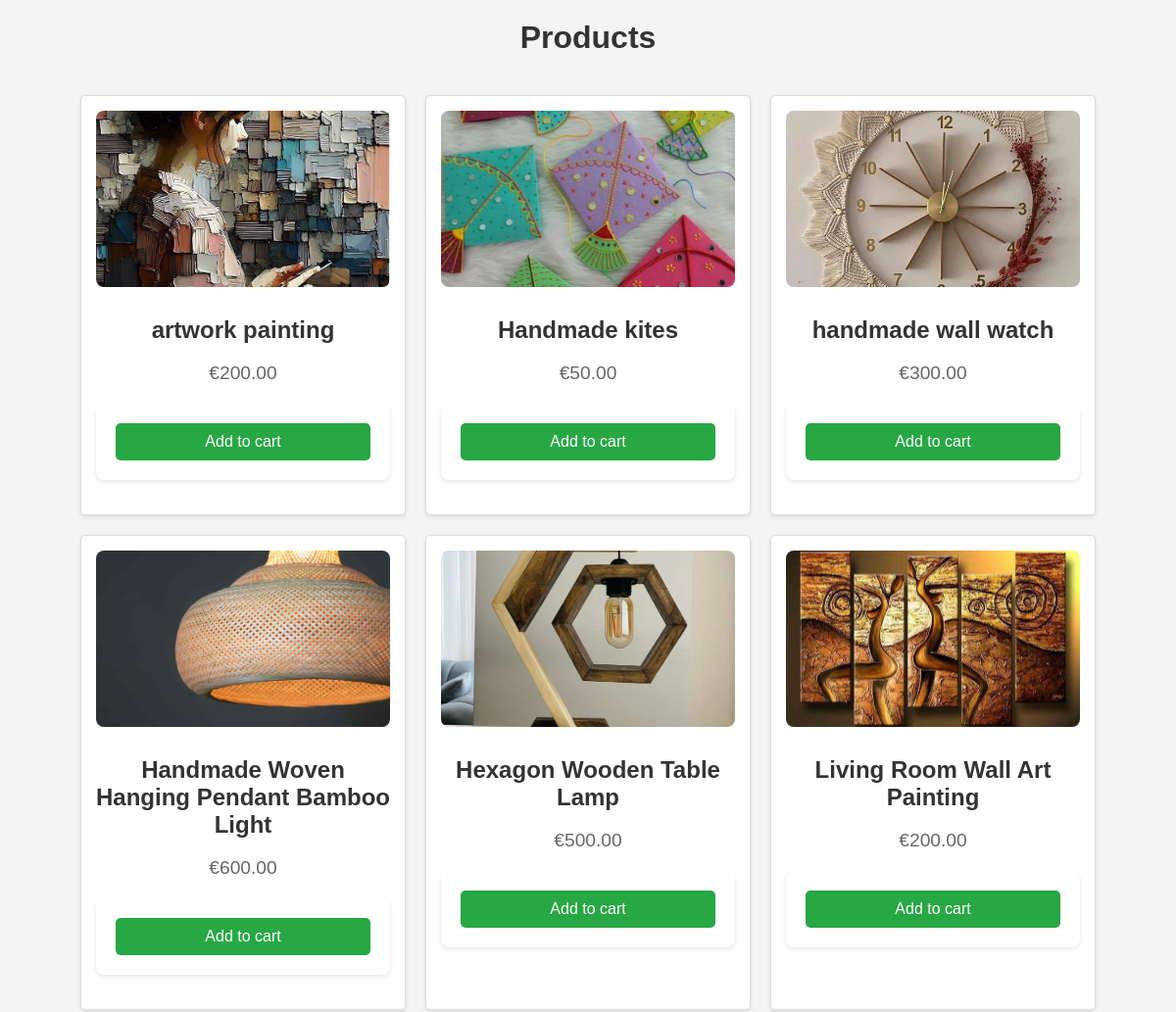
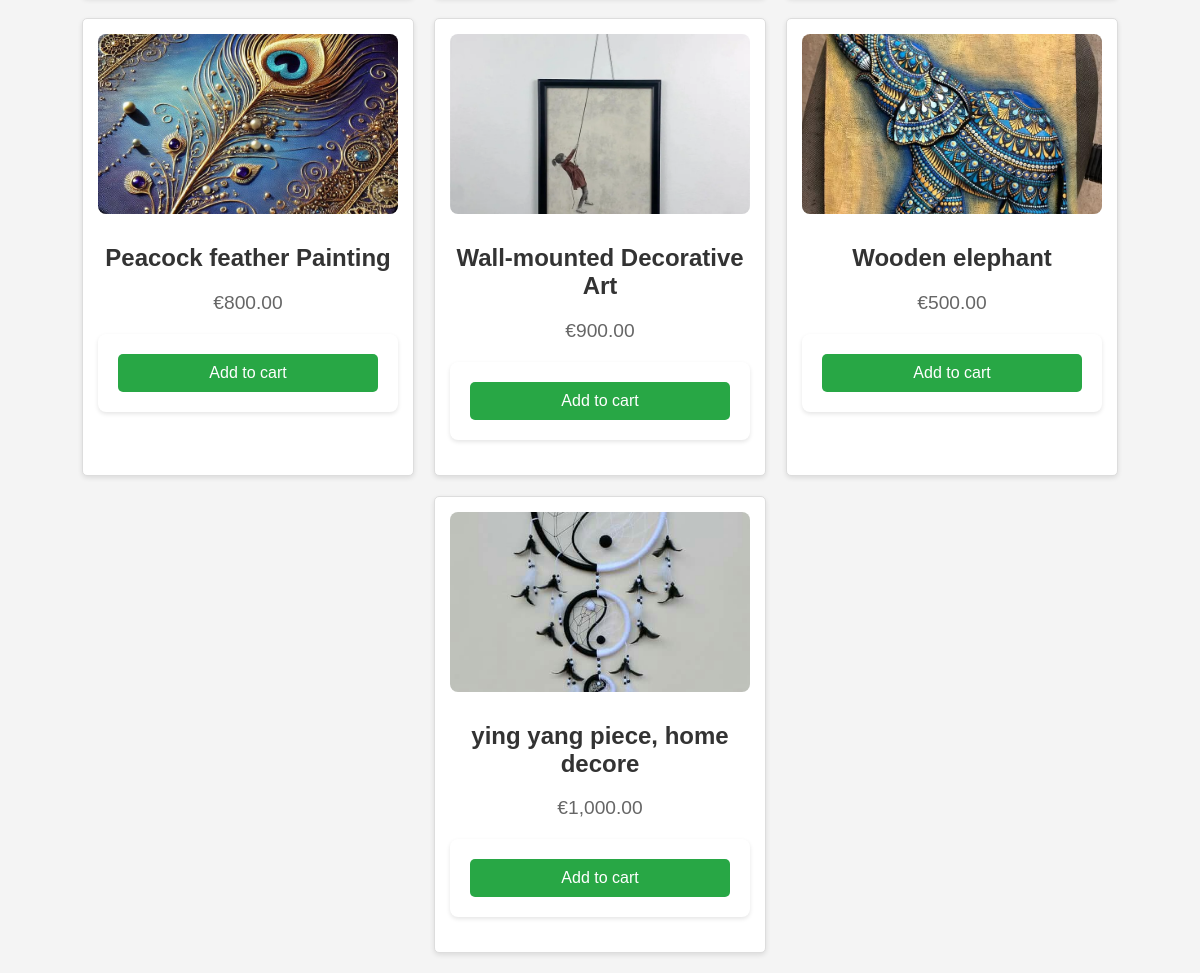
The page / on the database its author committed (2 pictures, top to bottom).
### tables this page shows
CREATE TABLE `products` (
  `id` int(11) NOT NULL,
  `name` varchar(255) NOT NULL,
  `price` decimal(10,2) NOT NULL,
  `image` varchar(255) DEFAULT NULL,
  `description` text,
  `stock` int(11) DEFAULT '0'
);

### index.php (the view, shortened to what this page needs)
<?php
include 'db.php';
$result=$conn->query("SELECT * FROM products");
?>
<!DOCTYPE html>
<html lang="en">
<head>
    <link rel="stylesheet" href="style.css">
</head>
<body>
    <h1>Products</h1>
    <div class="product">
        <?php while ($row = $result->fetch_assoc()): ?>
            <div>
                <img src="<?php echo $row['image']; ?>" alt="<?php echo $row['name']; ?>">
                <h2><?php echo $row['name']; ?></h2>
                <p>&euro;<?php echo number_format($row['price'], 2); ?></p>
                <form action="cart.php" method="post">
                    <button type="submit" name="add_to_cart">Add to cart</button>
                </form>
            </div>
        <?php endwhile; ?>
    </div>
</body>
</html>

### style.css (style rules this page uses)
body { font-family: Arial, sans-serif; margin: 0; padding: 0; background-color: #f4f4f9; color: #333; }
h1 { text-align: center; color: #444; margin-top: 20px; }
form { max-width: 600px; margin: 20px auto; padding: 20px; background: #fff; border-radius: 8px; box-shadow: 0 2px 4px rgba(0, 0, 0, 0.1); }
button { display: block; width: 100%; padding: 10px; background-color: #5cb85c; color: white; border: none; border-radius: 4px; font-size: 16px; cursor: pointer; }

### index.php (style rules this page uses)
body { font-family: Arial, sans-serif; margin: 0; padding: 0; background-color: #f4f4f4; }
h1 { text-align: center; margin: 20px 0; color: #333; }
.product { display: flex; flex-wrap: wrap; justify-content: center; gap: 20px; padding: 20px; }
.product div { background: #fff; border: 1px solid #ddd; border-radius: 5px; box-shadow: 0 2px 5px rgba(0, 0, 0, 0.1); width: 300px; text-align: center; padding: 15px; }
.product img { width: 100%; height: 180px; object-fit: cover; border-radius: 8px; margin-bottom: 1rem; }
.product h2 { font-size: 1.5em; color: #333; margin: 10px 0; }
.product p { font-size: 1.2em; color: #666; }
.product button { background-color: #28a745; color: white; border: none; padding: 10px 20px; border-radius: 5px; cursor: pointer; font-size: 1em; }

### rows shown on the page
products: image+name (picture), name "artwork painting", price "200.00"
products: image+name (picture), name "Handmade kites", price "50.00"
products: image+name (picture), name "handmade wall watch", price "300.00"
products: image (picture), name "Handmade Woven Hanging Pendant Bamboo Light", price "600.00"
products: image+name (picture), name "Hexagon Wooden Table Lamp", price "500.00"
products: image+name (picture), name "Living Room Wall Art Painting", price "200.00"
products: image (picture), name "Peacock feather Painting", price "800.00"
products: image+name (picture), name "Wall-mounted Decorative Art", price "900.00"
products: image (picture), name "Wooden elephant", price "500.00"
products: image (picture), name "ying yang piece, home decore", price "1,000.00"
